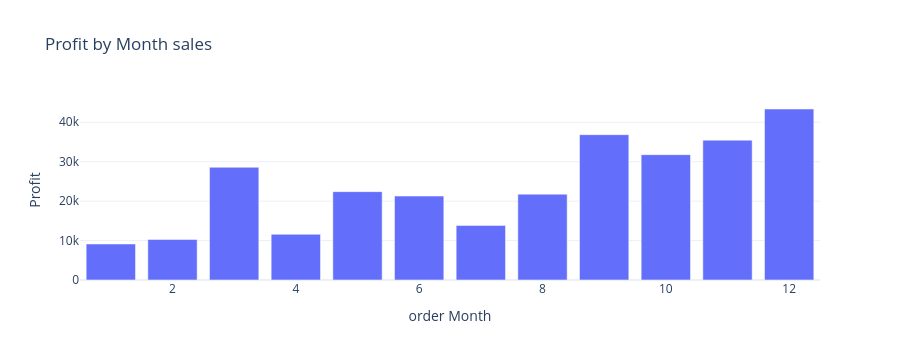

Write notebook code for a chart like this one.
### Code cell
fig = px.bar(profit_by_month,x = 'order Month',y = 'Profit',title  ='Profit by Month sales')
fig.show()

### Figure 1 — Plotly figure (JSON) as saved in the notebook; plotly's stock layout.template omitted (floating-point values rounded to 4 significant figures)
{"data": [{"hovertemplate": "order Month=%{x}<br>Profit=%{y}<extra></extra>", "legendgroup": "", "marker": {"color": "#636efa", "pattern": {"shape": ""}}, "name": "", "orientation": "v", "showlegend": false, "textposition": "auto", "type": "bar", "x": [1, 2, 3, 4, 5, 6, 7, 8, 9, 10, 11, 12], "xaxis": "x", "y": [9134.0, 10290.0, 28590.0, 11590.0, 22410.0, 21290.0, 13830.0, 21780.0, 36860.0, 31780.0, 35470.0, 43370.0], "yaxis": "y"}], "layout": {"autosize": true, "barmode": "relative", "height": 360, "legend": {"tracegroupgap": 0}, "title": {"text": "Profit by Month sales"}, "xaxis": {"anchor": "y", "autorange": true, "domain": [0, 1], "range": [0.5, 12.5], "title": {"text": "order Month"}, "type": "linear"}, "yaxis": {"anchor": "x", "autorange": true, "domain": [0, 1], "range": [0, 45650.0], "title": {"text": "Profit"}, "type": "linear"}}}
